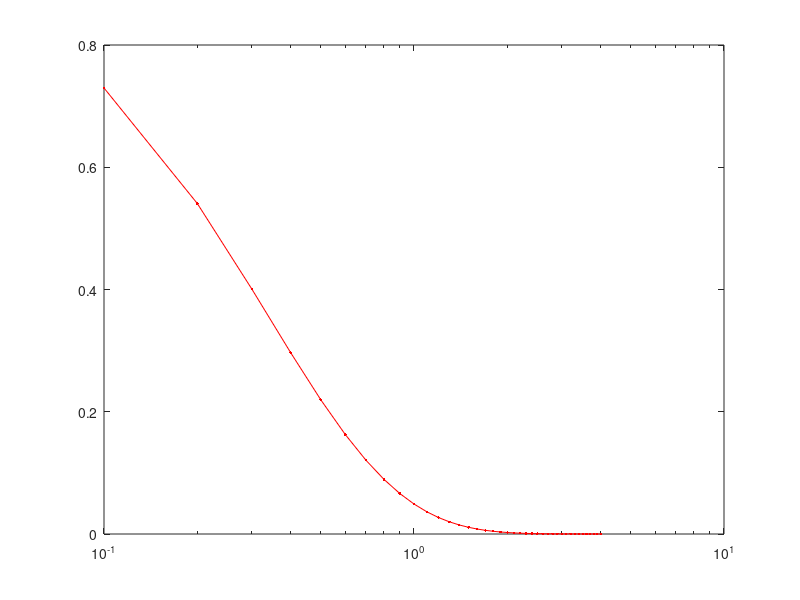
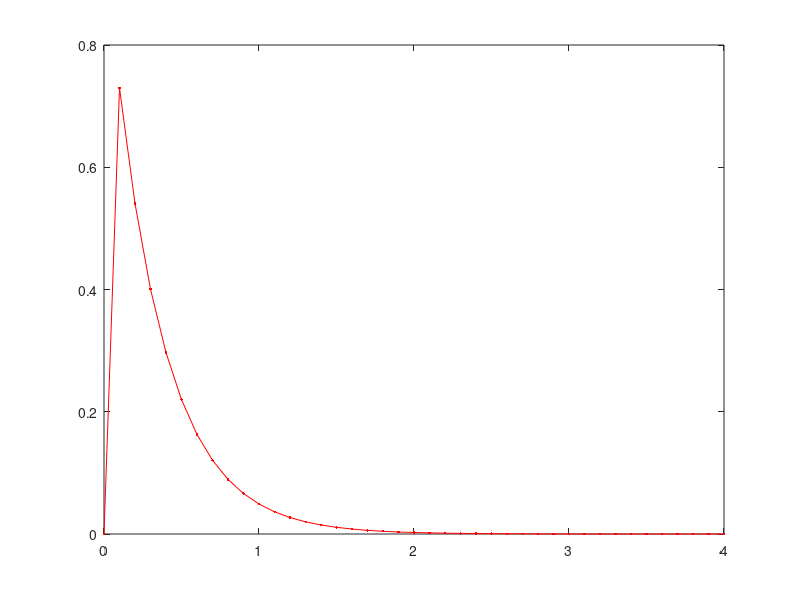

Recreate these plots in MATLAB, in order.
clear all

y_init = 0; %IC
h = 0.1;
t_end = 4;
t = 0:h:t_end;
imax = length(t);

%RHS of eqn being solved, phi
f = @(t,y) -200000*y + 199000*y^(2/3)*exp(-t) + exp(-t);

%Let x replace y (x=y) when iterating through true y value in Newton's method
%once we converge to a given yi, we'll move to the next y value
%Bring y0 to the other side of eqn to match g(x) = 0 form for Newton's
g = @(x,y,t,h) x + 200000*x*h - 199000*x.^(2/3)*exp(-t)*h - exp(-t)*h - y;
%Take derivative of this g(x) with respect to x 
g_p = @(x,y,t,h) 1 + 200000*h - 199000*(2/3)*x^(-1/3)*exp(-t)*h;

% Euler (will diverge for this problem)
% y = zeros(1,imax);
% y(1) = y_init;
% for i = 1:imax-1
%     y(i+1) = y(i) + f(t(i),y(i))*h;
% end


% Implicit (Backward) Euler
y_imp = zeros(1,imax);
y_imp(1) = 0.0; %need reasonable initial condition for Newton's method
for i = 1:imax-1
    if i == 1, x=0.7; else  x = y_imp(i); end %can't divide by zero 
    %so don't start Newton iteration at y0 to determine y1, instead pick
    %another guess
    while true
        x_new = x - g(x,y_imp(i),t(i+1),h) / g_p(x,y_imp(i),t(i+1),h);
        if abs((x_new-x)/x) < 100*eps  %once we converge
            break
        else
            x = x_new;
        end
    end
    y_imp(i+1) = x;     %set our y value
end


%--------------------------------------------------------------------------
figure(1)
semilogx(t,y_imp,'r.-') %must use implicit Euler to ensure convergence
%axis([1E-4 1E4 -1 1])
figure(2)
plot(t,y_imp,'r.-') %must use implicit Euler to ensure convergence